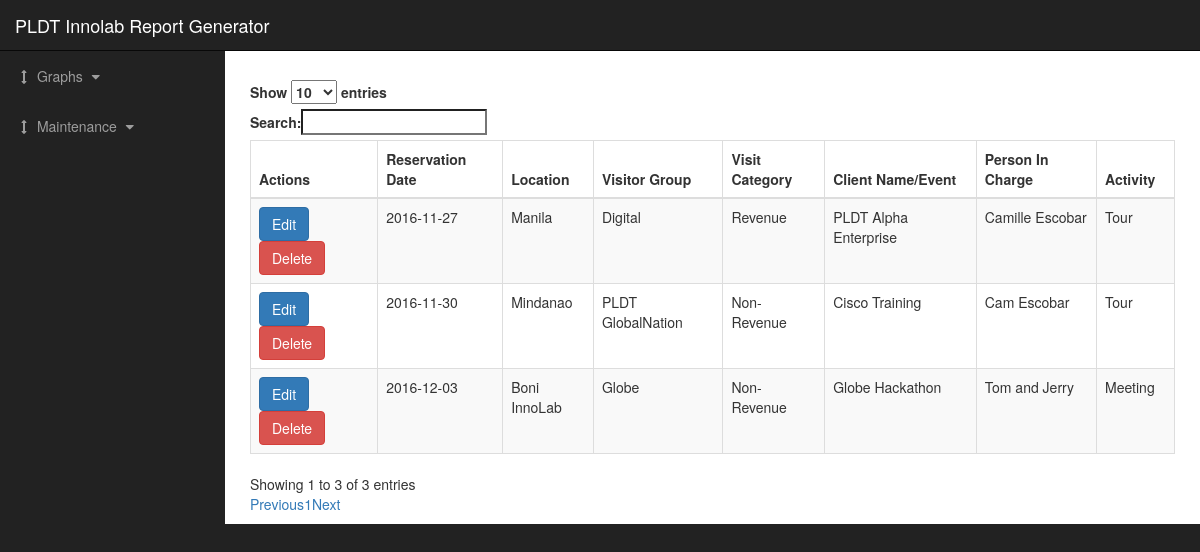
Page /user/view_info.php on the earlier database version.
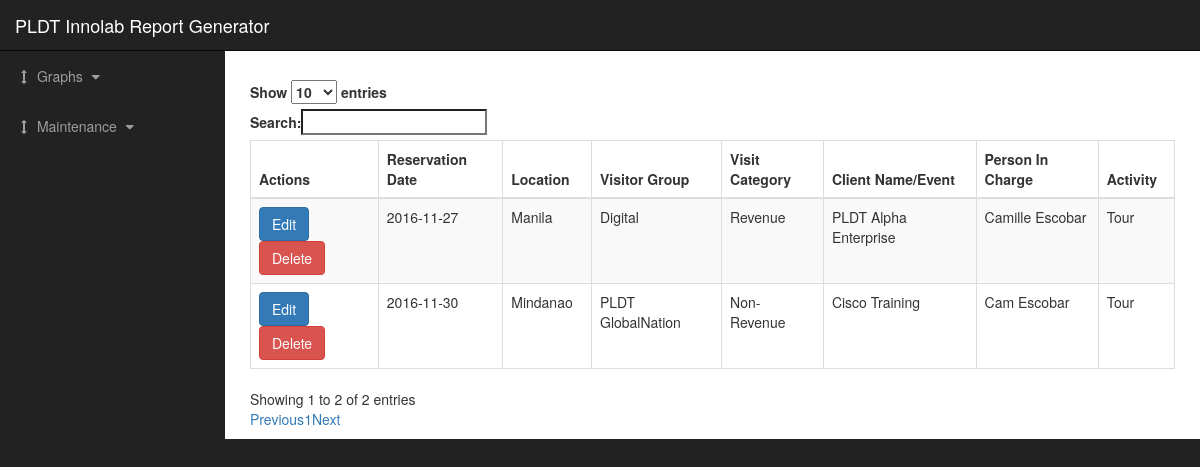
Same page on the later database version.
### tables this page shows
CREATE TABLE `tblreports` (
  `ReportID` int(20) NOT NULL,
  `ReportDate` date NOT NULL,
  `ReportLoc` int(20) NOT NULL,
  `ReportGroup` int(20) NOT NULL,
  `ReportCategory` int(20) NOT NULL,
  `ReportClient` varchar(50) NOT NULL,
  `ReportPerson` varchar(50) NOT NULL,
  `ReportActivity` int(20) NOT NULL,
  `ReportIsActive` tinyint(1) NOT NULL
);

CREATE TABLE `tbllocation` (
  `LocationID` int(20) NOT NULL,
  `LocationName` varchar(50) NOT NULL,
  `LocationCTR` int(20) NOT NULL,
  `LocationIsActive` tinyint(1) NOT NULL
);

CREATE TABLE `tblgroup` (
  `GroupID` int(20) NOT NULL,
  `GroupName` varchar(50) NOT NULL,
  `GroupCTR` int(20) NOT NULL,
  `GroupIsActive` tinyint(1) NOT NULL
);

CREATE TABLE `tblcategory` (
  `CategoryID` int(20) NOT NULL,
  `CategoryName` varchar(50) NOT NULL,
  `CategoryCTR` int(20) NOT NULL,
  `CategoryIsActive` tinyint(1) NOT NULL
);

CREATE TABLE `tblactivity` (
  `ActivityID` int(20) NOT NULL,
  `ActivityName` varchar(50) NOT NULL,
  `ActivityCTR` int(20) NOT NULL,
  `ActivityIsActive` tinyint(1) NOT NULL
);

### user/view_info.php (the view, shortened to what this page needs)
<?php
require_once('../database/config.php');
?>
<!DOCTYPE html>
<html lang="en">
<head>
  <link href="https://cdn.datatables.net/1.10.12/css/dataTables.bootstrap.min.css" rel="stylesheet">
  <link href="../css/bootstrap.min.css" rel="stylesheet">
  <link href="../css/sb-admin.css" rel="stylesheet">
  <link href="../font-awesome/css/font-awesome.min.css" rel="stylesheet" type="text/css">
</head>
<body>
  <form method="post">
    <div id="wrapper">
      <nav class="navbar navbar-inverse navbar-fixed-top" role="navigation">
        <div class="navbar-header">
          <a class="navbar-brand" href="index.html">PLDT Innolab Report Generator</a>
        </div>
        <div class="collapse navbar-collapse navbar-ex1-collapse">
          <ul class="nav navbar-nav side-nav">
            <li>
              <a href="javascript:;" data-toggle="collapse" data-target="#demo"><i class="fa fa-fw fa-arrows-v"></i> Graphs <i class="fa fa-fw fa-caret-down"></i></a>
            </li>
            <li>
              <a href="javascript:;" data-toggle="collapse" data-target="#main"><i class="fa fa-fw fa-arrows-v"></i> Maintenance <i class="fa fa-fw fa-caret-down"></i></a>
            </li>
          </ul>
        </div>
      </nav>
      <div id="page-wrapper">
        <div class="container-fluid"><br>
          <div class="table-responsive">
            <form method="post">
              <table id="tabreport" class="table table-striped table-bordered">
                <thead>
                  <tr>
                    <th>Actions</th>
                    <th>Reservation Date</th>
                    <th>Location</th>
                    <th>Visitor Group</th>
                    <th>Visit Category</th>
                    <th>Client Name/Event</th>
                    <th>Person In Charge</th>
                    <th>Activity</th>
                  </tr>
                </thead>
                <tbody>
                  <?php
                  $sql = "SELECT * FROM ict_database.tblreports r
                  left join ict_database.tbllocation l
                  ON r.ReportLoc =   l.LocationID
                  left join ict_database.tblgroup g
                  ON r.ReportGroup = g.GroupID
                  left join ict_database.tblcategory c
                  ON r.ReportCategory = c.CategoryID
                  left join ict_database.tblactivity a
                  ON r.ReportActivity = a.ActivityID
                  WHERE ReportIsActive = 1";
                  $query = mysqli_query($conn, $sql);
                  while($row = mysqli_fetch_array($query)){
                    ?>
                    <tr>
                      <td><a href="edit_info.php?id= <?php echo $row['ReportID']?>" class="btn btn-primary"> Edit</a>
                        <a  onclick="return confirm('Delete Data?')" href="delete_report.php?del= <?php echo $row['ReportID']?>" class="btn btn-danger" >Delete</a>
                      </td>
                      <td><?php echo $row['ReportDate']?></td>
                      <td><?php echo $row['LocationName']?></td>
                      <td><?php echo $row['GroupName']?></td>
                      <td><?php echo $row['CategoryName']?></td>
                      <td><?php echo $row['ReportClient']?></td>
                      <td><?php echo $row['ReportPerson']?></td>
                      <td><?php echo $row['ActivityName']?></td>
                    </tr>
                    <?php
                  }
                  ?>
                </tbody>
              </table>
            </form>
          </div>
        </div>
      </div>
    </div>
  </form>
</body>
</html>

### css/sb-admin.css (style rules this page uses)
body { margin-top: 100px; background-color: #222; }
@media (min-width:768px) { body { margin-top: 50px; } }
#wrapper { padding-left: 0; }
#page-wrapper { width: 100%; padding: 0; background-color: #fff; }
@media (min-width:768px) { #wrapper { padding-left: 225px; } }
@media (min-width:768px) { #page-wrapper { padding: 10px; } }
@media (min-width:768px) { .side-nav { position: fixed; top: 51px; left: 225px; width: 225px; margin-left: -225px; border: none; border-radius: 0; overflow-y: auto; background-color: #222; bottom: 0; overflow-x: hidden; padding-bottom: 40px; } }
@media (min-width:768px) { .side-nav>li>a { width: 225px; } }

Differences in the rows shown:
no longer on this page (row edited): tblreports: ReportDate "2016-12-03", ReportLoc.LocationName "Boni InnoLab", ReportGroup.GroupName "Globe", ReportCategory.CategoryName "Non-Revenue", ReportClient "Globe Hackathon", ReportPerson "Tom and Jerry", ReportActivity.ActivityName "Meeting"
Other differences:
text written by a page script: "Show entries Search: Showing 1 to 3 of 3 entries Previous 1 Next" → "Show entries Search: Showing 1 to 2 of 2 entries Previous 1 Next"
